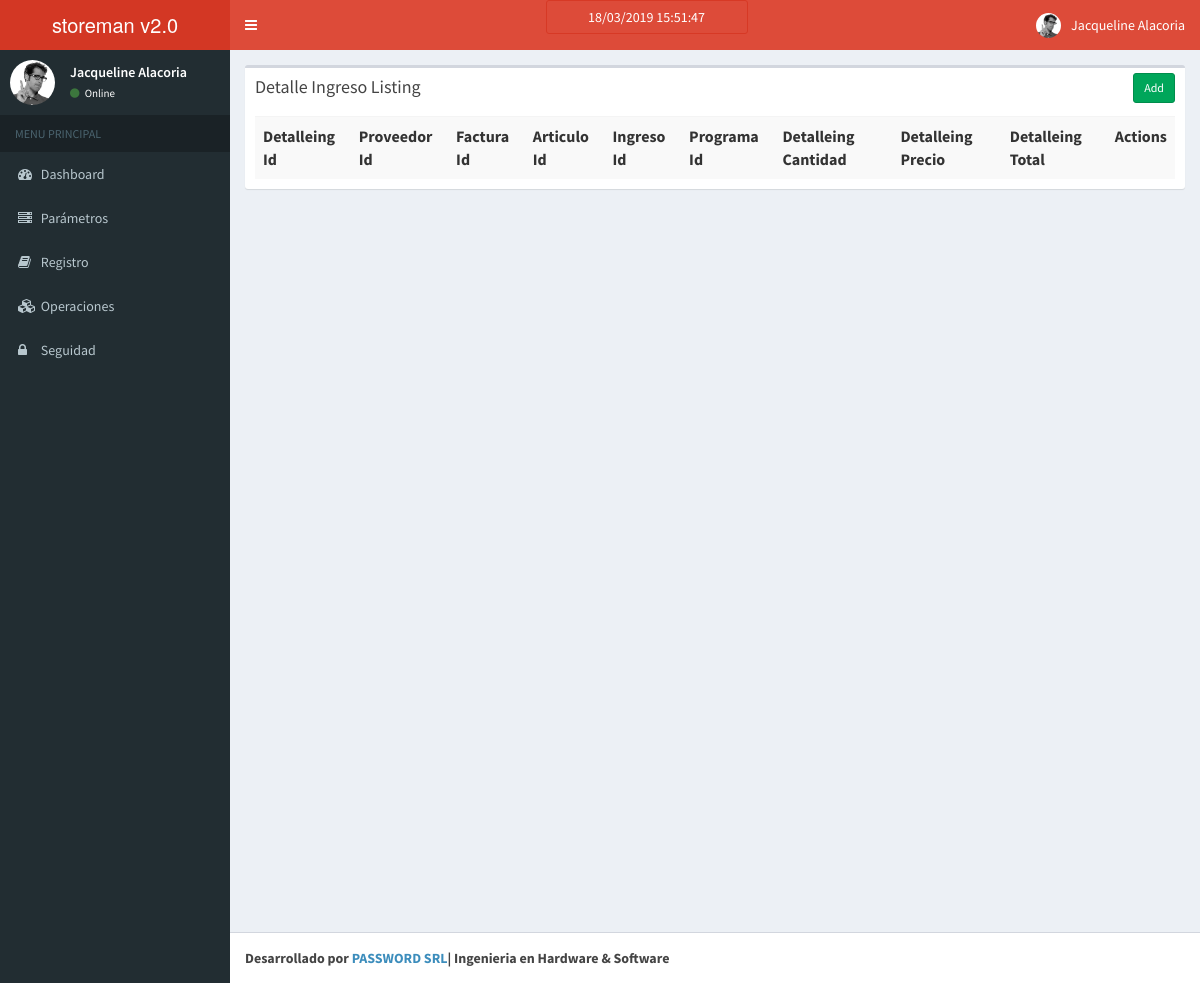
/index.php/detalle_ingreso, run on an earlier commit of the app's database.
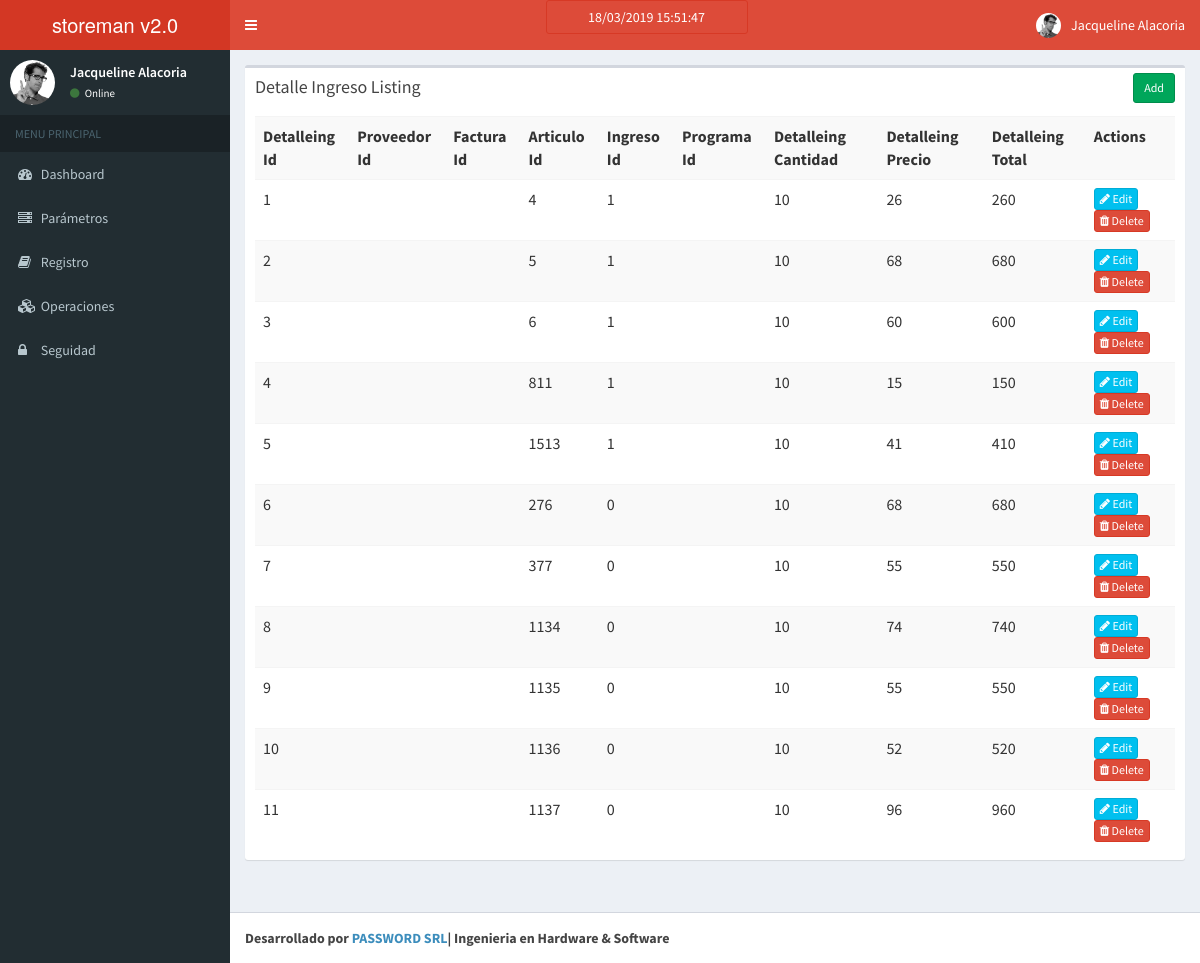
And on a later commit of the database.
### tables this page shows
CREATE TABLE `detalle_ingreso` (
  `detalleing_id` int(11) NOT NULL AUTO_INCREMENT,
  `articulo_id` int(11) DEFAULT NULL,
  `ingreso_id` int(11) DEFAULT NULL,
  `detalleing_cantidad` float DEFAULT NULL,
  `detalleing_precio` float DEFAULT NULL,
  `detalleing_total` float DEFAULT NULL,
  `detalleing_salida` float DEFAULT NULL,
  `detalleing_saldo` float DEFAULT NULL,
  PRIMARY KEY (`detalleing_id`),
  UNIQUE KEY `detalleing_id` (`detalleing_id`)
);

### application/controllers/Detalle_ingreso.php (called while the page is built, shortened)
<?php
class Detalle_ingreso extends CI_Controller{
    function __construct()
    {
        $this->load->model('Detalle_ingreso_model');
    }
    function index()
    {
        $data['detalle_ingreso'] = $this->Detalle_ingreso_model->get_all_detalle_ingreso();
        $data['_view'] = 'detalle_ingreso/index';
        $this->load->view('layouts/main',$data);
    }
}

### index.php (called while the page is built, shortened)
<?php
require_once BASEPATH.'core/CodeIgniter.php';

### application/models/Detalle_ingreso_model.php (called while the page is built, shortened)
<?php
class Detalle_ingreso_model extends CI_Model
{
    function get_all_detalle_ingreso()
    {
        $detalle_ingreso = $this->db->query("
            SELECT
                *
            FROM
                `detalle_ingreso`
            WHERE
                1 = 1
            ORDER BY `detalleing_id`
        ")->result_array();
        return $detalle_ingreso;
    }
}

### application/views/detalle_ingreso/index.php (the view)
<div class="row">
    <div class="col-md-12">
        <div class="box">
            <div class="box-header">
                <h3 class="box-title">Detalle Ingreso Listing</h3>
            	<div class="box-tools">
                    <a href="<?php echo site_url('detalle_ingreso/add'); ?>" class="btn btn-success btn-sm">Add</a>
                </div>
            </div>
            <div class="box-body">
                <table class="table table-striped">
                    <tr>
						<th>Detalleing Id</th>
						<th>Proveedor Id</th>
						<th>Factura Id</th>
						<th>Articulo Id</th>
						<th>Ingreso Id</th>
						<th>Programa Id</th>
						<th>Detalleing Cantidad</th>
						<th>Detalleing Precio</th>
						<th>Detalleing Total</th>
						<th>Actions</th>
                    </tr>
                    <?php foreach($detalle_ingreso as $d){ ?>
                    <tr>
						<td><?php echo $d['detalleing_id']; ?></td>
						<td><?php echo $d['proveedor_id']; ?></td>
						<td><?php echo $d['factura_id']; ?></td>
						<td><?php echo $d['articulo_id']; ?></td>
						<td><?php echo $d['ingreso_id']; ?></td>
						<td><?php echo $d['programa_id']; ?></td>
						<td><?php echo $d['detalleing_cantidad']; ?></td>
						<td><?php echo $d['detalleing_precio']; ?></td>
						<td><?php echo $d['detalleing_total']; ?></td>
						<td>
                            <a href="<?php echo site_url('detalle_ingreso/edit/'.$d['detalleing_id']); ?>" class="btn btn-info btn-xs"><span class="fa fa-pencil"></span> Edit</a>
                            <a href="<?php echo site_url('detalle_ingreso/remove/'.$d['detalleing_id']); ?>" class="btn btn-danger btn-xs"><span class="fa fa-trash"></span> Delete</a>
                        </td>
                    </tr>
                    <?php } ?>
                </table>
            </div>
        </div>
    </div>
</div>

### application/views/layouts/main.php (shortened to what this page needs)
<!DOCTYPE html>
<html>
    <head>
        <link rel="stylesheet" href="<?php echo site_url('resources/css/bootstrap.min.css');?>">
        <link rel="stylesheet" href="<?php echo site_url('resources/css/font-awesome.min.css');?>">
        <link rel="stylesheet" href="https://cdnjs.cloudflare.com/ajax/libs/ionicons/2.0.1/css/ionicons.min.css">
        <link rel="stylesheet" href="<?php echo site_url('resources/css/bootstrap-datetimepicker.min.css');?>">
        <link rel="stylesheet" href="<?php echo site_url('resources/css/AdminLTE.min.css');?>">
        <link rel="stylesheet" href="<?php echo site_url('resources/css/_all-skins.min.css');?>">
    </head>
    <body class="hold-transition skin-red sidebar-mini" onload="mueveReloj()">
        <div class="wrapper">
            <header class="main-header">
                <a href="" class="logo">
                    <span class="logo-lg">storeman v2.0</span>
                </a>
                <nav class="navbar navbar-static-top">
                    <a href="#" class="sidebar-toggle" data-toggle="offcanvas" role="button">
                    </a>
                    <div class="navbar-custom-menu">
                        <ul class="nav navbar-nav">
                            <li class="dropdown user user-menu">
                                <a href="#" class="dropdown-toggle" data-toggle="dropdown">
                                    <img src="<?php echo site_url('resources/img/user2-160x160.jpg');?>" class="user-image" alt="User Image">
                                    <span class="hidden-xs">Jacqueline Alacoria</span>
                                </a>
                            </li>
                        </ul>
                    </div>
                    <center>
                        <form name="form_reloj">
                         <input type="text" name="reloj" size="20" class="btn btn-danger" readonly>
                        </form>
                    </center>
                </nav>
            </header>
            <aside class="main-sidebar">
                <section class="sidebar">
                    <div class="user-panel">
                        <div class="pull-left image">
                            <img src="<?php echo site_url('resources/img/user2-160x160.jpg');?>" class="img-circle" alt="User Image">
                        </div>
                        <div class="pull-left info">
                            <p>Jacqueline Alacoria</p>
                            <a href="#"><i class="fa fa-circle text-success"></i> Online</a>
                        </div>
                    </div>
                    <ul class="sidebar-menu">
                        <li class="header">MENU PRINCIPAL</li>
                        <li>
                            <a href="<?php echo site_url();?>">
                                <i class="fa fa-dashboard"></i> <span>Dashboard</span>
                            </a>
                        </li>
                        <li>
                            <a href="#">
                                <i class="fa fa-server"></i> <span>Parámetros</span>
                            </a>
                        </li>
                        <li>
                            <a href="#">
                                <i class="fa fa-book"></i> <span>Registro</span>
                            </a>
                        </li>
                        <li>
                            <a href="#">
                                <i hrefi class="fa fa-cubes"></i> <span>Operaciones</span>
                            </a>
                        </li>
                        <li>
                            <a href="#">
                                <i class="fa fa-lock"></i> <span>Seguidad</span>
                            </a>
                        </li>
                    </ul>
                </section>
            </aside>
            <div class="content-wrapper">
                <section class="content">
                    <?php
                    if(isset($_view) && $_view)
                        $this->load->view($_view);
                    ?>
                </section>
            </div>
            <footer class="main-footer no-print">
                <strong>Desarrollado por <a href="http://www.passwordbolivia.com/">PASSWORD SRL</a>| Ingenieria en Hardware & Software</strong>
            </footer>
        </div>
    </body>
</html>

What changed in the data, as far as the page shows it:
added detalle_ingreso: detalleing_id "1", articulo "4", ingreso "1", detalleing_cantidad "10", detalleing_precio "26", detalleing_total "260"
added detalle_ingreso: detalleing_id "2", articulo "5", ingreso "1", detalleing_cantidad "10", detalleing_precio "68", detalleing_total "680"
added detalle_ingreso: detalleing_id "3", articulo "6", ingreso "1", detalleing_cantidad "10", detalleing_precio "60", detalleing_total "600"
added detalle_ingreso: detalleing_id "4", articulo "811", ingreso "1", detalleing_cantidad "10", detalleing_precio "15", detalleing_total "150"
added detalle_ingreso: detalleing_id "5", articulo "1513", ingreso "1", detalleing_cantidad "10", detalleing_precio "41", detalleing_total "410"
added detalle_ingreso: detalleing_id "6", articulo "276", ingreso "0", detalleing_cantidad "10", detalleing_precio "68", detalleing_total "680"
added detalle_ingreso: detalleing_id "7", articulo "377", ingreso "0", detalleing_cantidad "10", detalleing_precio "55", detalleing_total "550"
added detalle_ingreso: detalleing_id "8", articulo "1134", ingreso "0", detalleing_cantidad "10", detalleing_precio "74", detalleing_total "740"
added detalle_ingreso: detalleing_id "9", articulo "1135", ingreso "0", detalleing_cantidad "10", detalleing_precio "55", detalleing_total "550"
added detalle_ingreso: detalleing_id "10", articulo "1136", ingreso "0", detalleing_cantidad "10", detalleing_precio "52", detalleing_total "520"
added detalle_ingreso: detalleing_id "11", articulo "1137", ingreso "0", detalleing_cantidad "10", detalleing_precio "96", detalleing_total "960"
